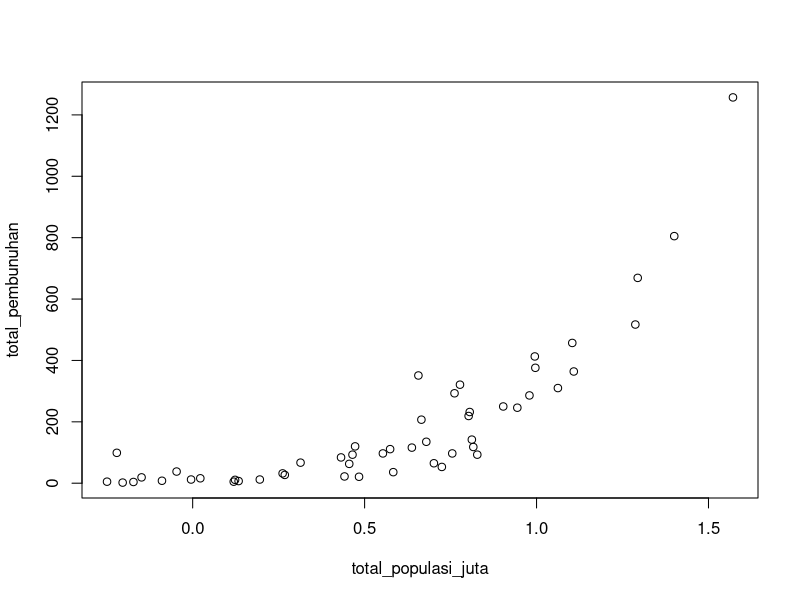
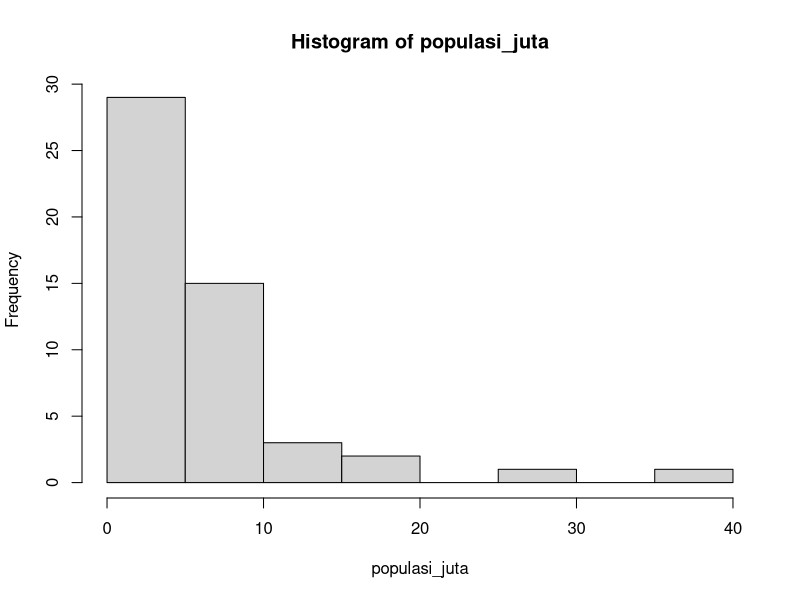
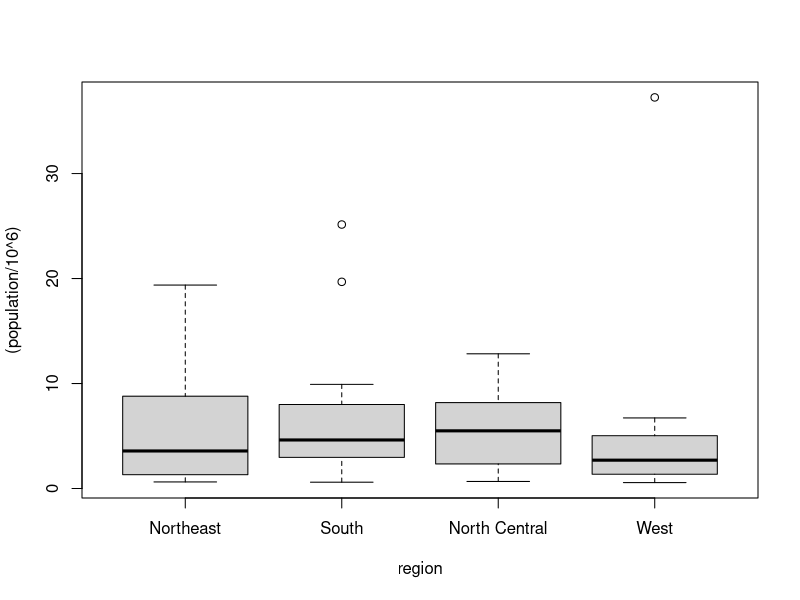

Write the R code that produced these figures, in order.
## ---- chunk 1
# setup library
library(dslabs)
data(murders)
## ---- chunk 2
# sorting data
pop <- sort(murders$population)

# menampilkan data terkecil
pop[1]
## ---- chunk 3
# mengurutkan semua data dan diambil index terkecilnya
index <- order(murders$population)

# menampilkan index dengan data terkecil
index[1]
## ---- chunk 4
which.min(murders$population)
## ---- chunk 5
# mencari pupulasi terkecil
index_terkecil <- which.min(murders$population)

# menampilkan nama negara dengan index_terkecil
murders$state[index_terkecil] 
## ---- chunk 6
ranks <- rank(murders$population)
my_df <- data.frame(state = murders$state, rank = ranks)
my_df

## ---- chunk 7
# mengurutkan ranks dari terkecil
ranks <- rank(murders$population)
sorted_ranks <- sort(ranks)
index_ranks <- order(ranks)

# mengurutkan states dari yang terkecil
states <- murders$state[index_ranks]

# membuat data frame
my_df2 <- data.frame(state = states, rank = sorted_ranks)
my_df2

## ---- chunk 8
total_populasi_juta <- murders$population / 10^6
total_populasi_juta <- log10(total_populasi_juta)
total_pembunuhan <- murders$total

plot(total_populasi_juta, total_pembunuhan)

## ---- chunk 9
populasi_juta <- with(murders, murders$population/10^6)
hist(populasi_juta)

## ---- chunk 10
boxplot((population/10^6)~region, data = murders)
